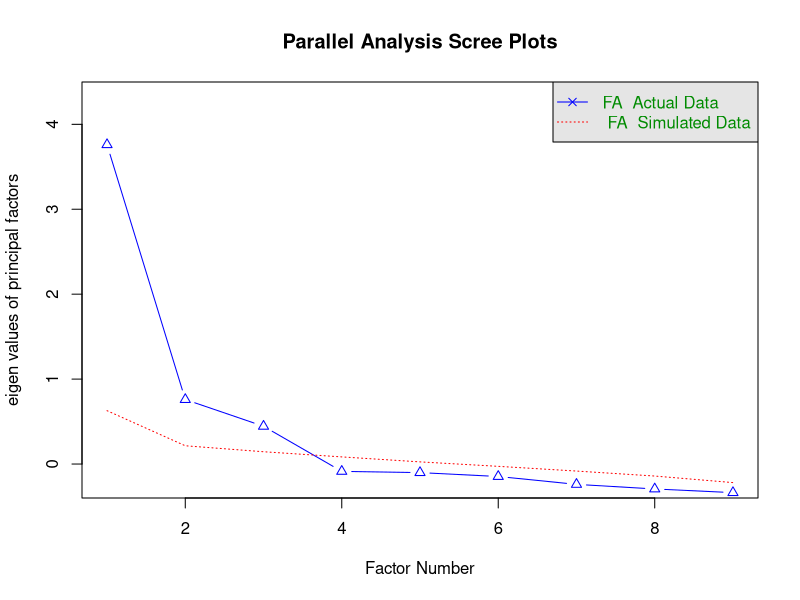

This chart was generated by the following R code: (Note: this script raises an error after producing the figure.)
## ---- chunk 1
#| label: setup
#| message: false
#| warning: false

library(tidyverse)
library(lavaan)
library(psych)

theme_set(theme_minimal(base_size = 12))
## ---- chunk 2
#| label: simulate-measurement-data

set.seed(20261301)

n_sem <- 520

latent_data <- tibble(
  participant_id = sprintf("S%03d", 1:n_sem),
  expertise = factor(
    sample(
      c("Novice", "Experienced"),
      n_sem,
      replace = TRUE
    )
  ),
  trust_latent = rnorm(n_sem)
) |>
  mutate(
    usefulness_latent =
      0.55 * trust_latent +
      rnorm(n_sem, 0, sqrt(1 - 0.55^2)),
    continuance_latent =
      0.25 * trust_latent +
      0.55 * usefulness_latent +
      rnorm(n_sem, 0, 0.70)
  )

make_indicator <- function(latent, loading) {
  loading * latent +
    rnorm(length(latent), 0, sqrt(1 - loading^2))
}

sem_continuous <- latent_data |>
  transmute(
    participant_id,
    expertise,
    trust_1 = make_indicator(trust_latent, 0.82),
    trust_2 = make_indicator(trust_latent, 0.76),
    trust_3 = make_indicator(trust_latent, 0.70),
    useful_1 = make_indicator(usefulness_latent, 0.84),
    useful_2 = make_indicator(usefulness_latent, 0.78),
    useful_3 = make_indicator(usefulness_latent, 0.72),
    continue_1 = make_indicator(continuance_latent, 0.86),
    continue_2 = make_indicator(continuance_latent, 0.79),
    continue_3 = make_indicator(continuance_latent, 0.73)
  )

item_names <- c(
  paste0("trust_", 1:3),
  paste0("useful_", 1:3),
  paste0("continue_", 1:3)
)

glimpse(sem_continuous)
## ---- chunk 3
to_likert <- function(x) {
  cut(
    x,
    breaks = c(-Inf, -1.0, -0.30, 0.30, 1.0, Inf),
    labels = 1:5,
    ordered_result = TRUE
  )
}

sem_ordinal <- sem_continuous |>
  mutate(
    across(
      all_of(item_names),
      to_likert
    )
  )

sem_ordinal |>
  select(all_of(item_names)) |>
  glimpse()
## ---- chunk 4
set.seed(20261302)

discovery_id <- sample(
  sem_ordinal$participant_id,
  size = floor(0.50 * nrow(sem_ordinal))
)

discovery_ordinal <- sem_ordinal |>
  filter(participant_id %in% discovery_id)

confirmation_ordinal <- sem_ordinal |>
  filter(!participant_id %in% discovery_id)

confirmation_continuous <- sem_continuous |>
  filter(!participant_id %in% discovery_id)

c(
  discovery = nrow(discovery_ordinal),
  confirmation = nrow(confirmation_ordinal)
)
## ---- chunk 5
trust_items_numeric <- discovery_ordinal |>
  transmute(
    across(
      starts_with("trust_"),
      as.numeric
    )
  )

trust_alpha <- psych::alpha(
  trust_items_numeric,
  check.keys = FALSE
)

trust_alpha$total
## ---- chunk 6
#| eval: True
#| code-summary: "시간이 걸릴 수 있는 EFA 실습"

ordinal_for_efa <- discovery_ordinal |>
  select(all_of(item_names)) |>
  mutate(
    across(everything(), as.numeric)
  )

poly_result <- psych::polychoric(ordinal_for_efa)
poly_cor <- poly_result$rho
## ---- chunk 7
#| eval: True

psych::fa.parallel(
  poly_cor,
  n.obs = nrow(ordinal_for_efa),
  fa = "fa",
  fm = "minres",
  n.iter = 100
)
## ---- chunk 8
#| eval: True

three_factor_efa <- psych::fa(
  poly_cor,
  nfactors = 3,
  n.obs = nrow(ordinal_for_efa),
  fm = "minres",
  rotate = "oblimin"
)

print(
  three_factor_efa,
  cut = 0.30,
  sort = TRUE
)
## ---- chunk 9
cfa_model <- '
  trust =~ trust_1 + trust_2 + trust_3
  usefulness =~ useful_1 + useful_2 + useful_3
  continuance =~ continue_1 + continue_2 + continue_3
'
## ---- chunk 10
#| label: ordinal-cfa

cfa_fit <- cfa(
  model = cfa_model,
  data = confirmation_ordinal,
  ordered = item_names,
  estimator = "WLSMV",
  std.lv = TRUE
)

summary(
  cfa_fit,
  fit.measures = TRUE,
  standardized = TRUE
)
## ---- chunk 11
#| eval: True
#| code-summary: "선택 실습: continuous indicators"

cfa_fit_mlr <- cfa(
  model = cfa_model,
  data = confirmation_continuous,
  estimator = "MLR",
  missing = "fiml",
  std.lv = TRUE
)

summary(
  cfa_fit_mlr,
  fit.measures = TRUE,
  standardized = TRUE
)
## ---- chunk 12
fit_summary <- fitMeasures(
  cfa_fit,
  c(
    "chisq.scaled", "df.scaled", "pvalue.scaled",
    "cfi.scaled", "tli.scaled",
    "rmsea.scaled", "rmsea.ci.lower.scaled", "rmsea.ci.upper.scaled",
    "srmr"
  )
)

fit_summary
## ---- chunk 13
standardized_loadings <- standardizedSolution(cfa_fit) |>
  as_tibble() |>
  filter(op == "=~") |>
  select(
    factor = lhs,
    item = rhs,
    estimate = est.std,
    se, z, pvalue,
    ci.lower, ci.upper
  )

standardized_loadings
## ---- chunk 14
latent_correlations <- lavInspect(
  cfa_fit,
  "cor.lv"
)

latent_correlations
## ---- chunk 15
#| eval: True
#| code-summary: "선택 실습: semTools"

semTools::compRelSEM(cfa_fit, ord.scale = TRUE)
semTools::compRelSEM(cfa_fit, ord.scale = FALSE, obs.var = FALSE)
semTools::AVE(cfa_fit)
## ---- chunk 16
#| eval: True
#| code-summary: "선택 실습: 잔차와 수정지수"

lavResiduals(cfa_fit, type = "cor")

modindices(
  cfa_fit,
  sort. = TRUE,
  maximum.number = 15
)
## ---- chunk 17
sem_model <- '
  # measurement model
  trust =~ trust_1 + trust_2 + trust_3
  usefulness =~ useful_1 + useful_2 + useful_3
  continuance =~ continue_1 + continue_2 + continue_3

  # structural model
  usefulness ~ a*trust
  continuance ~ b*usefulness + cp*trust

  # indirect and total effects
  indirect := a*b
  total := cp + (a*b)
'
## ---- chunk 18
#| label: fit-sem

sem_fit <- sem(
  model = sem_model,
  data = confirmation_ordinal,
  ordered = item_names,
  estimator = "WLSMV",
  std.lv = TRUE
)

summary(
  sem_fit,
  fit.measures = TRUE,
  standardized = TRUE,
  rsquare = TRUE
)
## ---- chunk 19
sem_parameters <- parameterEstimates(
  sem_fit,
  standardized = TRUE,
  ci = TRUE
) |>
  filter(op %in% c("~", ":=")) |>
  select(
    lhs, op, rhs,
    est, se, ci.lower, ci.upper,
    std.all, pvalue
  )

sem_parameters
## ---- chunk 20
#| eval: True

full_mediation_model <- '
  trust =~ trust_1 + trust_2 + trust_3
  usefulness =~ useful_1 + useful_2 + useful_3
  continuance =~ continue_1 + continue_2 + continue_3

  usefulness ~ a*trust
  continuance ~ b*usefulness

  indirect := a*b
'

full_mediation_fit <- sem(
  full_mediation_model,
  data = confirmation_ordinal,
  ordered = item_names,
  estimator = "WLSMV",
  std.lv = TRUE
)
## ---- chunk 21
#| eval: True
#| code-summary: "선택 실습: multi-group CFA"

configural_fit <- cfa(
  cfa_model,
  data = sem_continuous,
  group = "expertise",
  estimator = "MLR",
  missing = "fiml",
  std.lv = TRUE
)

metric_fit <- cfa(
  cfa_model,
  data = sem_continuous,
  group = "expertise",
  group.equal = "loadings",
  estimator = "MLR",
  missing = "fiml",
  std.lv = TRUE
)

scalar_fit <- cfa(
  cfa_model,
  data = sem_continuous,
  group = "expertise",
  group.equal = c("loadings", "intercepts"),
  estimator = "MLR",
  missing = "fiml",
  std.lv = TRUE
)
## ---- chunk 22
#| eval: True

extract_invariance_fit <- function(fit, model_name) {
  tibble(
    model = model_name,
    cfi = fitMeasures(fit, "cfi"),
    tli = fitMeasures(fit, "tli"),
    rmsea = fitMeasures(fit, "rmsea"),
    srmr = fitMeasures(fit, "srmr")
  )
}

bind_rows(
  extract_invariance_fit(configural_fit, "Configural"),
  extract_invariance_fit(metric_fit, "Metric"),
  extract_invariance_fit(scalar_fit, "Scalar")
)

lavTestLRT(
  configural_fit,
  metric_fit,
  scalar_fit
)
## ---- chunk 23
#| eval: True
#| code-summary: "개념 예시: 모형별 Monte Carlo 계획"

# 1. plausible population model을 명시한다.
# 2. 후보 sample size마다 여러 자료를 생성한다.
# 3. 매 자료에 같은 분석모형을 적합한다.
# 4. convergence, bias, CI coverage, power를 요약한다.
# 5. 가장 작은 효과와 가장 어려운 조건을 기준으로 계획한다.
## ---- chunk 24
data("USArrests")

crime <- USArrests |>
  as.data.frame() |>
  rownames_to_column("state") |>
  as_tibble()

crime
## ---- chunk 25
crime_matrix <- crime |>
  select(-state) |>
  scale()

crime_scaled <- as_tibble(
  crime_matrix,
  .name_repair = "minimal"
)
## ---- chunk 26
evaluate_k <- function(k, x) {
  set.seed(1000 + k)

  fit <- kmeans(
    x,
    centers = k,
    nstart = 50,
    iter.max = 100
  )

  silhouette_width <- cluster::silhouette(
    fit$cluster,
    dist(x)
  )[, "sil_width"]

  tibble(
    k = k,
    total_withinss = fit$tot.withinss,
    mean_silhouette = mean(silhouette_width)
  )
}

k_audit <- map_dfr(
  2:8,
  evaluate_k,
  x = crime_matrix
)

k_audit
## ---- chunk 27
#| label: fig-k-audit
#| fig-cap: "k에 따른 평균 silhouette width"

ggplot(
  k_audit,
  aes(x = k, y = mean_silhouette)
) +
  geom_line() +
  geom_point() +
  scale_x_continuous(breaks = 2:8) +
  labs(
    x = "Number of clusters",
    y = "Mean silhouette width"
  )
## ---- chunk 28
set.seed(20261303)

kmeans_fit <- kmeans(
  crime_matrix,
  centers = 4,
  nstart = 100,
  iter.max = 100
)

crime_clustered <- crime |>
  mutate(
    cluster = factor(kmeans_fit$cluster)
  )

crime_clustered |>
  count(cluster)
## ---- chunk 29
cluster_profile <- crime_clustered |>
  summarise(
    across(
      where(is.numeric),
      mean
    ),
    n = n(),
    .by = cluster
  )

cluster_profile
## ---- chunk 30
crime_clustered_scaled <- bind_cols(
  crime |>
    select(state),
  crime_scaled,
  cluster = factor(kmeans_fit$cluster)
)

cluster_profile_long <- crime_clustered_scaled |>
  pivot_longer(
    cols = all_of(names(USArrests)),
    names_to = "variable",
    values_to = "z_value"
  )
## ---- chunk 31
#| label: fig-cluster-profile
#| fig-cap: "군집별 표준화 변수분포"

ggplot(
  cluster_profile_long,
  aes(x = cluster, y = z_value)
) +
  geom_boxplot(outlier.alpha = 0.4) +
  facet_wrap(~ variable) +
  labs(
    x = "Cluster",
    y = "Standardized value"
  )
## ---- chunk 32
repeat_kmeans <- function(seed, x, k = 4) {
  set.seed(seed)

  fit <- kmeans(
    x,
    centers = k,
    nstart = 25
  )

  tibble(
    seed = seed,
    total_withinss = fit$tot.withinss,
    smallest_cluster = min(table(fit$cluster)),
    largest_cluster = max(table(fit$cluster))
  )
}

stability_runs <- map_dfr(
  1:50,
  repeat_kmeans,
  x = crime_matrix,
  k = 4
)

stability_runs |>
  summarise(
    min_wss = min(total_withinss),
    median_wss = median(total_withinss),
    max_wss = max(total_withinss),
    min_smallest_cluster = min(smallest_cluster)
  )
## ---- chunk 33
#| eval: True
#| code-summary: "선택 실습: membership agreement"

set.seed(20261304)
second_kmeans_fit <- kmeans(crime_matrix, centers = 4, nstart = 25)

mclust::adjustedRandIndex(
  kmeans_fit$cluster,
  second_kmeans_fit$cluster
)
